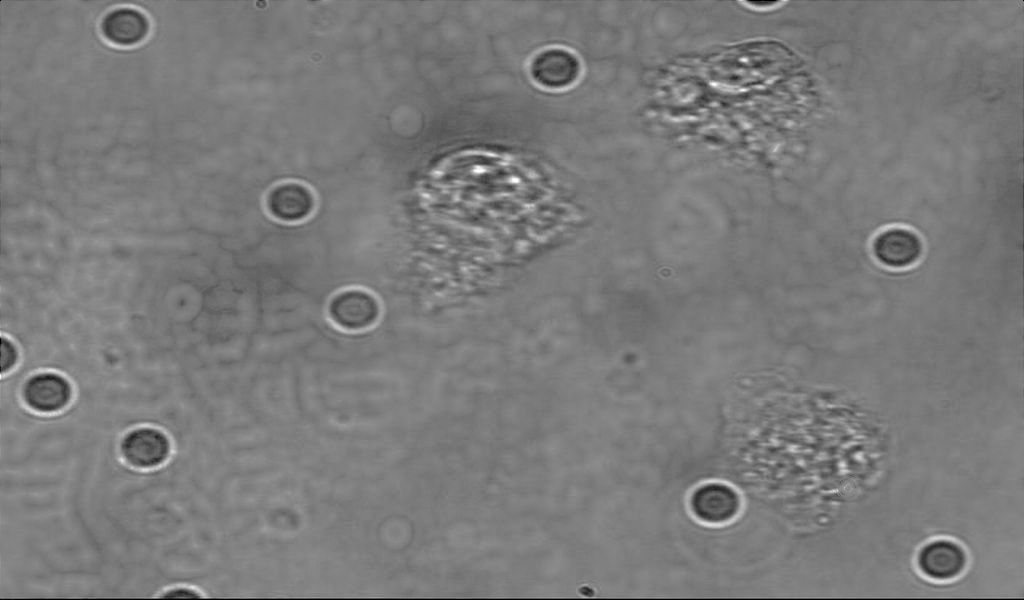
//> input picture image_processing/BeadDetection/1 removeSmudges.jpg, 1024 x 600 px
$ ./BeadDetection '1 removeSmudges.jpg'   (built with g++ and OpenCV 4)
//> lines starting //> are read from the running program, lines starting //| are printed output that depends on the picture; after the words box and inside, x2 and y2 are one past the last pixel; in counts of white or black regions, pixels touching at a corner belong together
### image_processing/BeadDetection/stdafx.h
// stdafx.h : include file for standard system include files,
// or project specific include files that are used frequently, but
// are changed infrequently
//

#pragma once

#include "targetver.h"

#include <stdio.h>
#include <tchar.h>


// TODO: reference additional headers your program requires here

### image_processing/BeadDetection/BeadDetection.cpp
// ConsoleApplication1.cpp : Defines the entry point for the console application.
//

#include "stdafx.h"
#include <opencv2/opencv.hpp>
#include <opencv2/highgui.hpp>
#include <iostream>
#include <chrono>
#include <fstream>
//#include "SimpleControl.cpp"

#define COUT(string) cout<< string << endl

using namespace std;
using namespace std::chrono;

cv::Mat ReadMatFromTxt(string filename, int rows, int cols)
{
//> called with filename = "a.txt", rows = 600, cols = 1024
	double m;
	cv::Mat out = cv::Mat::zeros(rows, cols, CV_64FC1);  //Matrix to store values

	ifstream fileStream(filename);
	int cnt = 0;//index starts from 0
	while (fileStream >> m)
	{
		int temprow = cnt / cols;
		int tempcol = cnt % cols;
		out.at<double>(temprow, tempcol) = m;
		cnt++;
	}
	return out;
}
void autoCanny(cv::Mat image, cv::Mat& output, float sigma = 0.33) {
	std::vector<uchar> vecFromMat;
	if (image.isContinuous()) {
		vecFromMat.assign(image.datastart, image.dataend);
	}
	else {
		for (int i = 0; i < image.rows; ++i) {
			vecFromMat.insert(vecFromMat.end(), image.ptr<uchar>(i), image.ptr<uchar>(i) + image.cols);
		}
	}
	nth_element(vecFromMat.begin(), vecFromMat.begin() + vecFromMat.size() / 2, vecFromMat.end());
	double median = vecFromMat[int(vecFromMat.size() / 2)];
	//cout << median << endl;
	//double median = 131;
	double lower = 0.66 * median;
	double upper = 1.33 * median;
	cv::Canny(image, output, int(lower), int(upper));
}


int main(int argc, char** argv)
{
	int Debug = false;
	int repeat = 100;
	if (argc < 2)
	{
		cout << " Usage: detect.exe ImageToLoadAndDisplay NumberOfLoops Debug" << endl;
		return -1;
	}
	if (argc > 2) {
		repeat = 1;
	}
	if (argc > 3) {
		Debug = true;
	}
	high_resolution_clock::time_point t0 = high_resolution_clock::now();

	duration<double> time_span = duration_cast<duration<double>>(t0 - t0);
	COUT("Loading Matrices");
	COUT("1 of 2");
	cv::Mat a = ReadMatFromTxt("a.txt", 600, 1024);
	COUT("2 of 2");
	cv::Mat b = ReadMatFromTxt("b.txt", 600, 1024);
	COUT("Done");

	//for (int i = 0; i < repeat; i++) {
	cv::Mat oriimg;
	oriimg = cv::imread(argv[1], cv::IMREAD_GRAYSCALE); // Read the file
//> oriimg is the input picture: 600 rows x 1024 cols, CV_8UC1; min 0, max 255, mean 122.7
	if (oriimg.empty()) // Check for invalid input
	{
		cout << "Could not open or find the image" << endl;
		return -1;
	}
	cv::Mat img;
	cv::Mat img1;
	cv::Mat img2;
	cv::Mat edges;
	int h = oriimg.cols; int w = oriimg.rows;
//> after `int h = oriimg.cols`: h = 1024
//> after `int w = oriimg.rows`: w = 600
	//cv::namedWindow("Display window", cv::WINDOW_AUTOSIZE); // Create a window for display.
	cv::subtract(oriimg, b, img1, cv::noArray(), CV_64FC1);
	cv::divide(img1, a, img2);
//> img2: 600 rows x 1024 cols, CV_64FC1; every value is NaN or infinite
	if (Debug) cv::imwrite("1 removeSmudges.jpg", img2);
	COUT("removed smudges jpeg");
	//Step 1: detecting beads
	img2.convertTo(img, CV_8UC1);
//> img: 600 rows x 1024 cols, CV_8UC1; every value is 0
	cv::Mat Step1;
	int offset = 2;
	high_resolution_clock::time_point t1 = high_resolution_clock::now();
	cv::equalizeHist(img, Step1);
	if (Debug) cv::imwrite("2 equalizeHist.jpg", Step1);
	cv::medianBlur(Step1, Step1, 3);
	cv::copyMakeBorder(Step1, Step1, offset, offset, offset, offset, cv::BORDER_CONSTANT, cv::Scalar(255));
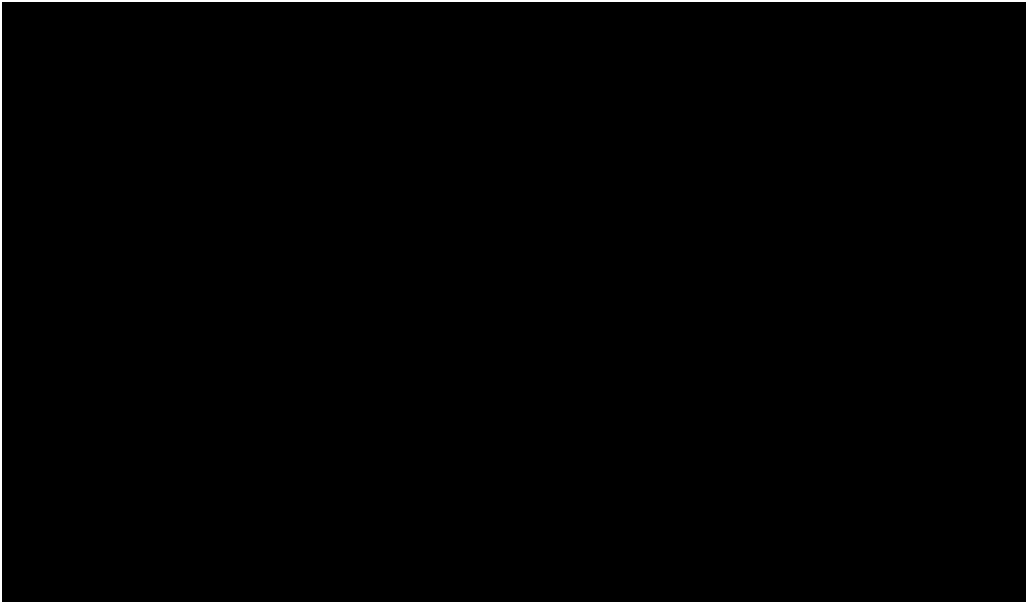
//> Step1: 604 rows x 1028 cols, CV_8UC1; 1% white; 1 white region, box (x1, y1, x2, y2) and area: (0, 0, 1028, 604) 6512
	if (Debug) cv::imwrite("3 addBorder.jpg", Step1);
	// [27 lines of commented-out code are left out]


	cv::SimpleBlobDetector::Params params;
	params.minArea = 300;
	params.minCircularity = 0.85;
	params.filterByArea = 1;
	params.filterByInertia = 1;
	params.filterByCircularity = 1;
	params.filterByColor = 1;
	std::vector<cv::KeyPoint> keypoints;
	cv::Ptr<cv::SimpleBlobDetector> blobDetector = cv::SimpleBlobDetector::create(params);
	blobDetector->detect(Step1, keypoints);
//> keypoints = 0 keypoints
	high_resolution_clock::time_point t2 = high_resolution_clock::now();
	cv::Mat imgWithKeypoints;
	for (int i = 0; i < keypoints.size(); i++) {
		keypoints[i].pt = cv::Point(keypoints[i].pt.x - 2, keypoints[i].pt.y - 2);
		COUT(keypoints[i].pt);  // print out coordinates of beads

	}
//> this loop made 0 passes
	cv::drawKeypoints(img, keypoints, imgWithKeypoints, cv::Scalar(255, 255, 0), cv::DrawMatchesFlags::DRAW_RICH_KEYPOINTS);
//> imgWithKeypoints: 600 rows x 1024 cols, CV_8UC3; every value is 0
	if (Debug) cv::imwrite("4 detectBeads.jpg", imgWithKeypoints);
	cv::Mat Step3;
	Step3 = img.clone();
	if (Debug) cv::imwrite("5 remove Beads.jpg", Step3);
	high_resolution_clock::time_point t3 = high_resolution_clock::now();
	cv::Mat hist;
	int channels[] = { 0 };
	int histSize[] = { 256 };
	float range[] = { 0, 256 };
	const float* ranges[] = { range };
	cv::calcHist(&img, 1, channels, cv::Mat(), // do not use mask
		hist, 1, histSize, ranges,
		true, // the histogram is uniform
		false);
//> hist = 256 values, max 614400 at index 0, min 0 at index 1, mean 2400
	int idx;
	//double maxVal;
	cv::minMaxIdx(hist, NULL, NULL, NULL, &idx);
//> idx = 0

	for (int i = 0; i < keypoints.size(); i++) {
		cv::circle(Step3, keypoints[i].pt, keypoints[i].size * 3 / 4, cv::Scalar(idx), -1);
	}
	high_resolution_clock::time_point t4 = high_resolution_clock::now();

	cv::Mat grey;
	cv::Ptr<cv::CLAHE> clahe = cv::createCLAHE(2.2, cv::Size(4, 4));
	clahe->apply(Step3, grey);
//> grey: 600 rows x 1024 cols, CV_8UC1; every value is 3
	//cv::medianBlur(grey, grey, 1);
	autoCanny(grey, edges);
//> in autoCanny, `vecFromMat.assign(image.datastart, image.dataend);`: vecFromMat = 614400 items
//> in autoCanny, `double median = vecFromMat[int(vecFromMat.size() / 2)];`: median = 3
//> in autoCanny, `double lower = 0.66 * median;`: lower = 1.98
//> in autoCanny, `double upper = 1.33 * median;`: upper = 3.99
	high_resolution_clock::time_point t5 = high_resolution_clock::now();

	if (Debug) cv::imwrite("6 edges.jpeg", edges);
	//cv::imshow("Display window", edges); // Show our image inside it.
	//cv::waitKey(0); // Wait for a keystroke in the window
	int kernelSize = 15;
	//cv::Mat kernel = cv::getStructuringElement(cv::MORPH_RECT, cv::Size(kernelSize, kernelSize));
	cv::Mat kernel = cv::Mat::ones(14, 14, CV_8U);
	cv::Mat dilatedImage;
	cv::dilate(edges, dilatedImage, kernel);
	if (Debug) cv::imwrite("7 dilation.jpg", dilatedImage);
	cv::Mat mask = cv::Mat::zeros(8, 8, CV_8U);
	int step = 1;
	cv::Mat dilCopy = dilatedImage.clone();
	// [5 lines of commented-out code are left out]
	for (int i = 0; i < w / step; i++) {
		if (dilCopy.at<uchar>(cv::Point(0, i)) == 0) {
			cv::floodFill(dilCopy, cv::Point(0, i * step), 255);
		}
	}
	for (int i = 0; i < h / step; i++) {
		if (dilCopy.at<uchar>(cv::Point(i, 0)) == 0) {
			cv::floodFill(dilCopy, cv::Point(i * step, 0), 255);
		}
	}
	if (Debug) cv::imwrite("8 floodFill.jpeg", dilCopy);
	high_resolution_clock::time_point t6 = high_resolution_clock::now();

	cv::Mat mid;
	cv::bitwise_not(dilCopy, dilCopy);
	cv::add(dilatedImage, dilCopy, mid);
	if (Debug) cv::imwrite("9 removeInternal.jpg", mid);

	cv::erode(mid, mid, kernel);
	//cv::morphologyEx(mid, mid, cv::MORPH_CLOSE, kernel);
	cv::Mat midBkp = mid.clone();

	for (int i = 0; i < w / step; i++) {
		if (mid.at<uchar>(cv::Point(0, i)) == 255) {
			cv::floodFill(mid, cv::Point(0, i * step), 0);
		}
	}
	for (int i = 0; i < h / step; i++) {
		if (mid.at<uchar>(cv::Point(i, 0)) == 255) {
			cv::floodFill(mid, cv::Point(i * step, 0), 0);
		}
	}
	cv::Mat imEdge;
	cv::subtract(midBkp, mid, imEdge);
	cv::erode(mid, mid, kernel);
	cv::dilate(mid, mid, kernel);
	high_resolution_clock::time_point t7 = high_resolution_clock::now();

	if (Debug) cv::imwrite("11 removeOuter.jpg", mid);
	if (Debug) cv::imwrite("12 Outer.jpg", imEdge);
	vector<vector<cv::Point> > contours;
	vector<cv::Vec4i> hierarchy;
	vector<vector<cv::Point> > contours1;
	vector<cv::Vec4i> hierarchy1;
	/// Find contours
	findContours(mid.clone(), contours, hierarchy, cv::RETR_EXTERNAL, cv::CHAIN_APPROX_TC89_KCOS);
//> contours = 0 contours
	findContours(imEdge.clone(), contours1, hierarchy1, cv::RETR_EXTERNAL, cv::CHAIN_APPROX_TC89_KCOS);
//> contours1 = 0 contours
	double maxContourArea = 0;
	vector <double> areas;
	vector <double> areas1;
	cv::Mat Step4 = imgWithKeypoints.clone();
	for (int i = 0; i < contours.size(); i++) {
		double temp = cv::contourArea(contours[i]);
		areas.push_back(temp);
		if (temp > maxContourArea) {
			maxContourArea = temp;
		}
	}
//> after the loop, maxContourArea = 0
	for (int i = 0; i < contours1.size(); i++) {
		double temp = cv::contourArea(contours1[i]);
		areas1.push_back(temp);
		if (temp > maxContourArea) {
			maxContourArea = temp;
		}
	}
//> after the loop, maxContourArea = 0
	high_resolution_clock::time_point t8 = high_resolution_clock::now();

	for (int i = 0; i < contours.size(); i++) {
		if (areas[i] > maxContourArea / 8 && areas[i] / cv::arcLength(contours[i], true) > 3) {
			cv::drawContours(Step4, contours, i, cv::Scalar(0, 0, 255), 2);  // red outline
			cv::RotatedRect  rRect = cv::minAreaRect(contours[i]);
			cv::Point2f vertices[4];
			rRect.points(vertices);
			for (int i = 0; i < 4; i++) {
				cv::line(Step4, vertices[i], vertices[(i + 1) % 4], cv::Scalar(255, 0, 0));  // blue rectangle around red outline
			}
		}
	}
	for (int i = 0; i < contours1.size(); i++) {
		if (areas1[i] > maxContourArea / 20 && areas1[i] / cv::arcLength(contours1[i], true) > 3) {
			cv::drawContours(Step4, contours1, i, cv::Scalar(0, 255, 255), 2);
			cv::RotatedRect  rRect = cv::minAreaRect(contours1[i]);
			cv::Point2f vertices[4];
			rRect.points(vertices);
			for (int i = 0; i < 4; i++) {
				cv::line(Step4, vertices[i], vertices[(i + 1) % 4], cv::Scalar(255, 255, 0)); // 255 255 0
			}
		}
	}
	high_resolution_clock::time_point t9 = high_resolution_clock::now();

	if (Debug) cv::imwrite("13 final.jpg", Step4);
	time_span = duration_cast<duration<double>>(time_span + t9 - t1);
	// [20 lines of commented-out code are left out]

	time_span = time_span / repeat;
	std::cout << "It took me " << time_span.count() << " seconds." << endl;
	return 0;
}
